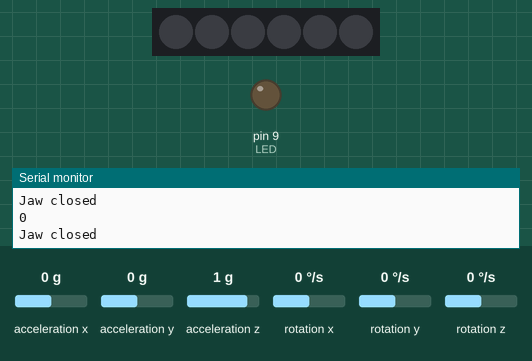
A sketch run on a simulated Arduino Uno, built with avr-gcc and run on an emulated ATmega328P. Parts: 6 RGB LEDs in strip order, left to right, output pins drawn as LEDs (lit = HIGH), the last lines printed to the serial monitor. The inputs (shaded band) are chosen by the test bench; at power-on: acceleration y 0 g, acceleration x 0 g, acceleration z 1 g, rotation x 0 °/s, rotation y 0 °/s, rotation z 0 °/s.

Above: at 2.2 s.
2.3 s: acceleration y set to 0.8 g
At 3.4 s:
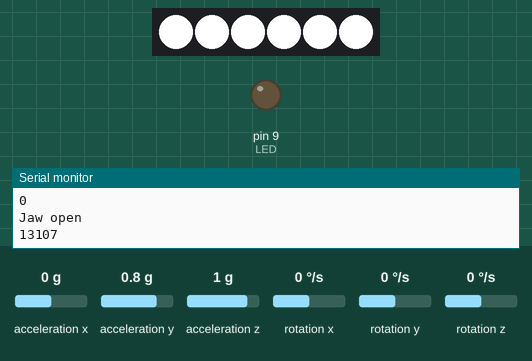
3.9 s: acceleration y set to 0 g
At 5.2 s:
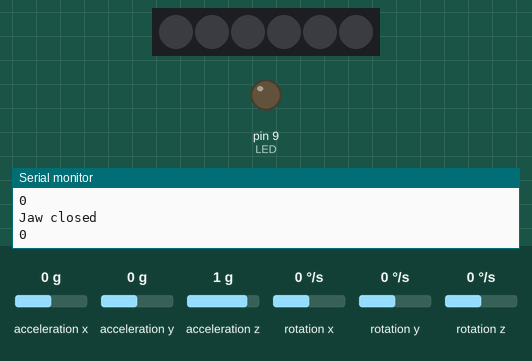
6.9 s: acceleration y set to 1.4 g
At 6.92 s:
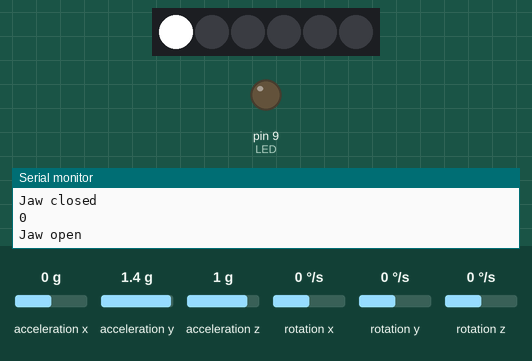
Timing chart, 0 to 14.6 s (numbered marks = the images above; inputs shaded):
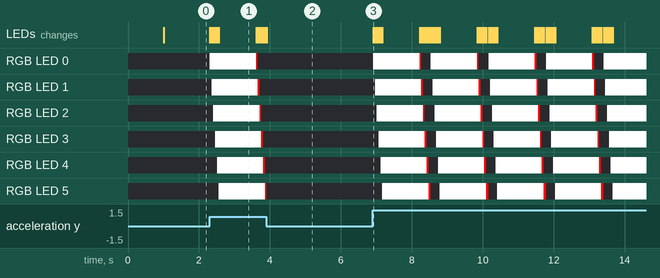

Measured:
- after the input at 2.3 s, RGB LED 0: off → RGB(255, 255, 255) at once, → RGB(255, 0, 0) 1.3 s later, → off 0.05 s later; RGB LED 1: off → RGB(255, 255, 255) after 0.06 s, → RGB(255, 0, 0) 1.3 s later, → off 0.05 s later
- after the input at 3.9 s, the LEDs: change at once (image 2)
- after the input at 6.9 s, RGB LED 0: off → RGB(255, 255, 255) at once, then repeats every 1.6 s: RGB(255, 0, 0) 0.05 s, off 0.27 s, RGB(255, 255, 255) 1.3 s; RGB LED 1: off → RGB(255, 255, 255) after 0.07 s, then repeats every 1.6 s: RGB(255, 0, 0) 0.05 s, off 0.27 s, RGB(255, 255, 255) 1.3 s
- what the display in image 1 shows lasts 1.0 s, from 2.6 s to 3.6 s

The sketch:

ArmLEDs.ino
```cpp
#include <Wire.h>
#include <MPU6050.h>
#include <Adafruit_NeoPixel.h>

MPU6050 sensor;
int16_t ax, ay, az; // accelerometer readings
int16_t ax_offset, ay_offset, az_offset; // accelerometer offset values
int LED = 9;
int bright = 0;
int fade = 5;

#define PIN 6 // Pin for Neopixel data
#define NUM_LEDS 6 // Number of Neopixels
Adafruit_NeoPixel strip(NUM_LEDS, PIN, NEO_GRB + NEO_KHZ800);

void setup() {
  Serial.begin(9600);
  Wire.begin();
  sensor.initialize();
  while (!Serial);
  Serial.println("Calibrating accelerometer...");
  delay(1000); // wait for sensor to stabilize
  sensor.CalibrateAccel();
  sensor.getAcceleration(&ax_offset, &ay_offset, &az_offset); // get accelerometer offset values
  Serial.println("Done.");
  pinMode(LED, OUTPUT);
  strip.begin();
}

void loop() {
  // Read raw data from the sensor
  sensor.getAcceleration(&ax, &ay, &az);

  // Subtract offset values from accelerometer readings
  ax -= ax_offset;
  ay -= ay_offset;
  az -= az_offset;

  // Detect jaw movement
  if (ay > 2000) {
    Serial.println("Jaw open");
    Serial.println(ay);
    colorWipe(strip.Color(255, 255, 255), 50); // Neopixels turn white
    delay(1000);
    colorChase(strip.Color(255, 0, 0), 50); // Neopixels chase red
  }
  else {
    Serial.println("Jaw closed");
    analogWrite(LED, 0);
    Serial.println(ay);
  }

  // Wait a short period before reading again
  delay(15);
}

// Neopixel functions
void colorWipe(uint32_t color, int wait) {
  for (int i = 0; i < strip.numPixels(); i++) {
    strip.setPixelColor(i, color);
    strip.show();
    delay(wait);
  }
}

void colorChase(uint32_t color, int wait) {
  for (int i = 0; i < strip.numPixels(); i++) {
    strip.setPixelColor(i, color);
    strip.show();
    delay(wait);
    strip.setPixelColor(i, 0);
  }
  strip.show();
}
```
